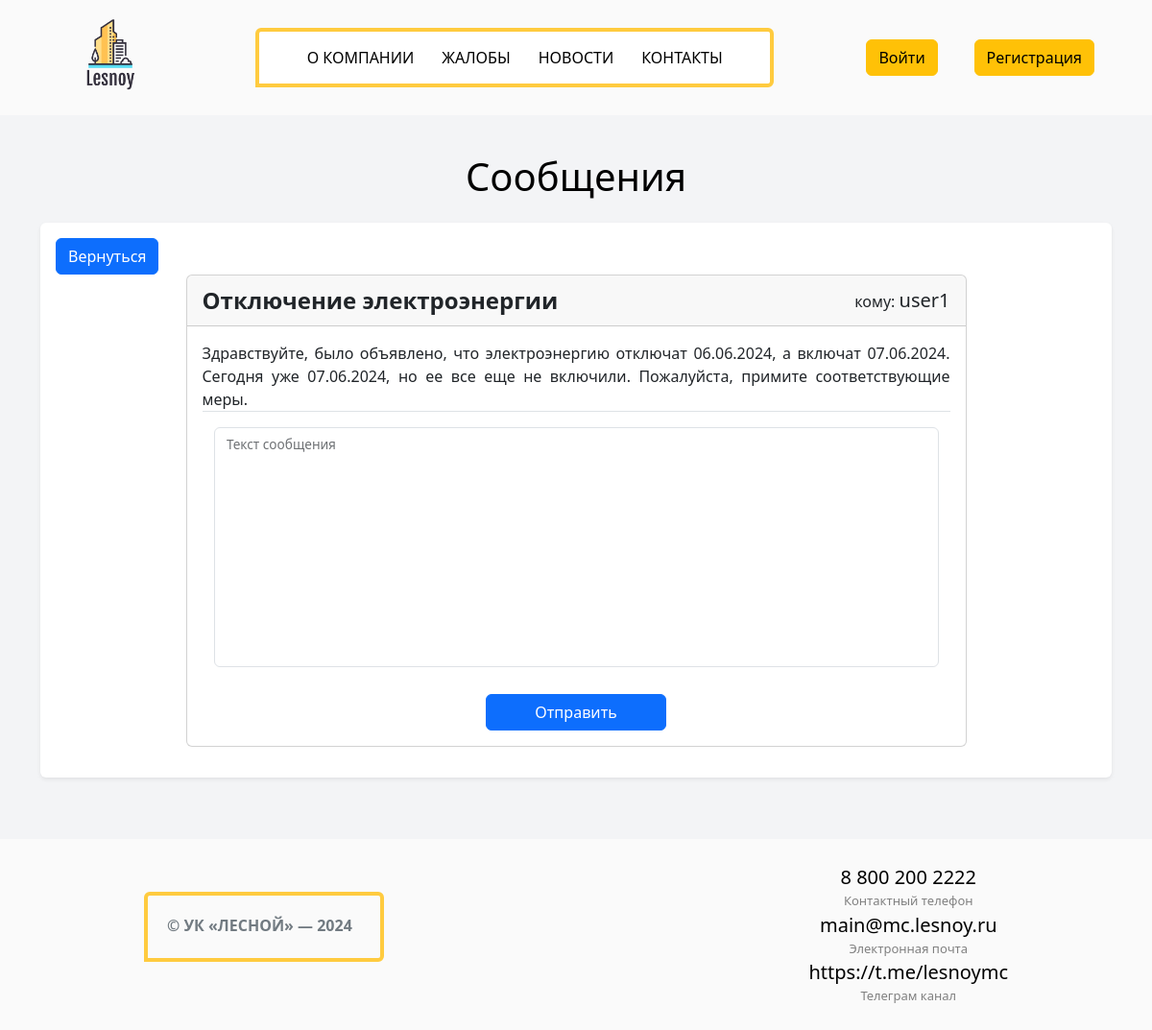
Page /admin_messages/reply/19 on the committed database.
### main/models.py (models this page shows, shortened)
class Messages(models.Model):
    class Meta:
        db_table = "messages"
        verbose_name = "message"
        verbose_name_plural = "messages"
    user = models.ForeignKey(User, on_delete=models.CASCADE, null=True)
    send_date = models.DateTimeField(null=True)
    title = models.CharField(max_length=40, null=True)
    question_text = models.TextField(max_length=1000, null=True)
    reply_text = models.TextField(max_length=1000, default="Нет ответа")
    reply_date = models.DateTimeField(null=True)
    is_read = models.BooleanField(default=False)

### main/views.py (the view)
# urls.py: path('reply/<int:message_id>', views.reply_view, name="reply"),
def reply_view(request, message_id):
    message = models.Messages.objects.filter(id=message_id)
    if request.method == "POST":
        form = SendReplyForm(request.POST)
        if form.is_valid():
            reply_date_string = datetime.now().strftime("%Y-%m-%d %H:%M:%S")
            reply_date = datetime.strptime(reply_date_string, "%Y-%m-%d %H:%M:%S")
            message.update(
                reply_text=form.cleaned_data["text"],
                is_read=False,
                reply_date=reply_date
            )
            messages.success(request, "Ответ отправлен")
            return redirect("..")
    else:
        form = SendReplyForm()
    return render(request, "reply.html", {"messages_list": message, "form": form})

### main/forms.py (shortened to what this page needs)
class SendReplyForm(forms.Form):
    text = forms.CharField(
        max_length=1000,
        widget=forms.Textarea(attrs={
            "class": "form-control",
            "id": "form_text",
            "style": "resize: none; text-align: justify; height: 250px;"
        })
    )

### templates/reply.html (shortened to what this page needs)
{% extends "admin_messages.html" %}
{% block backbutton %}
<a href="{% url 'admin_messages' %}" class="btn btn-primary position-relative top-0 start-0">Вернуться</a>
{% endblock %}
{% block reply %}
{% for message in messages_list %}
<div class="card text-center w-75 mb-3" style="margin: 0 auto;">
    <div class="card-header text-center d-flex justify-content-between align-items-center">
        <div class="fs-4 fw-bold">{{ message.title }}</div>
        <div>кому: <span class="lead">{{ message.user.username }}</span></div>
    </div>
    <div class="card-body">
        <p class="card-text nav-tabs mb-3" style="text-align: justify;">{{ message.question_text }}</p>
        <form method="post" class="container d-flex flex-column mt-3">
            <div class="form-floating">
                {{ form.text }}
                <label for="form_text">Текст сообщения</label>
            </div>
            <button class="btn btn-primary w-25 mt-3" style="margin: 0 auto;">Отправить</button>
        </form>
    </div>
</div>
{% endfor %}
{% endblock %}

### main/static/css/style.css (style rules this page uses)
body, html { margin: 0; padding: 0; color: #000; background: #fafafa }

### rows in the picture
Messages: title "Отключение электроэнергии", user.username "user1", question_text "Здравствуйте, было объявлено, что электроэнергию отключат 06.06.2024, а включат 07.06.2024. Сегодня уже 07.06.2024, но ее все еще не включили. Пожалуйста, примите соответствующие меры."
